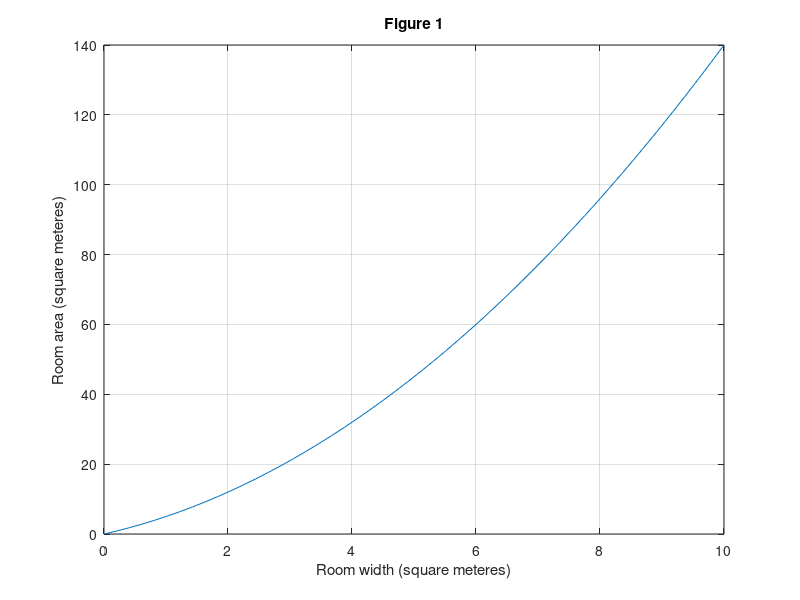
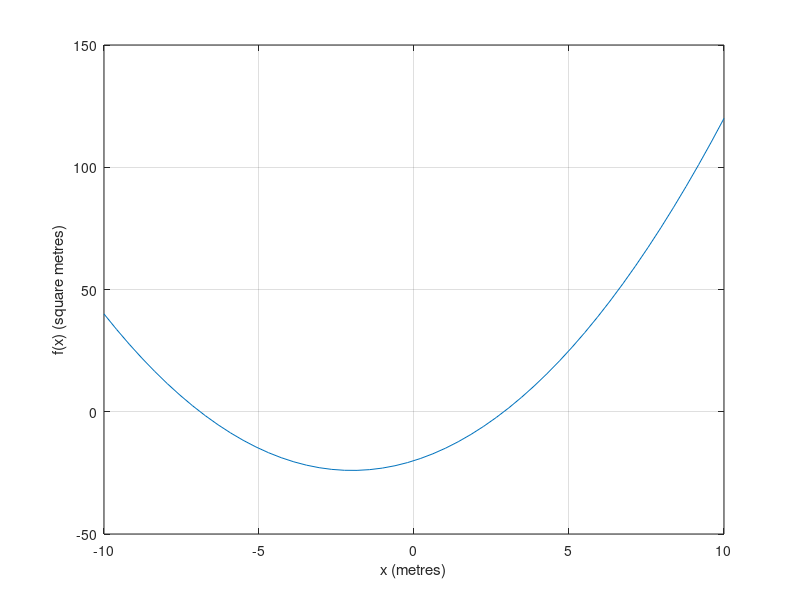
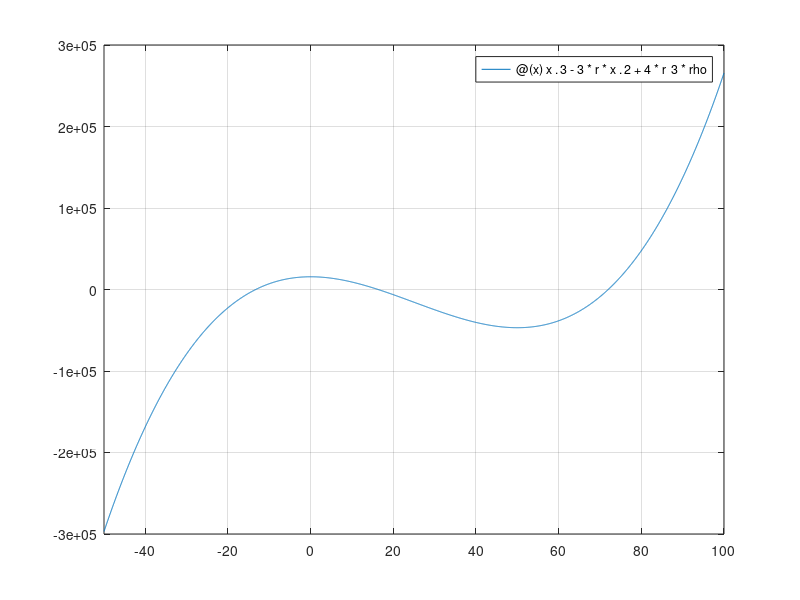
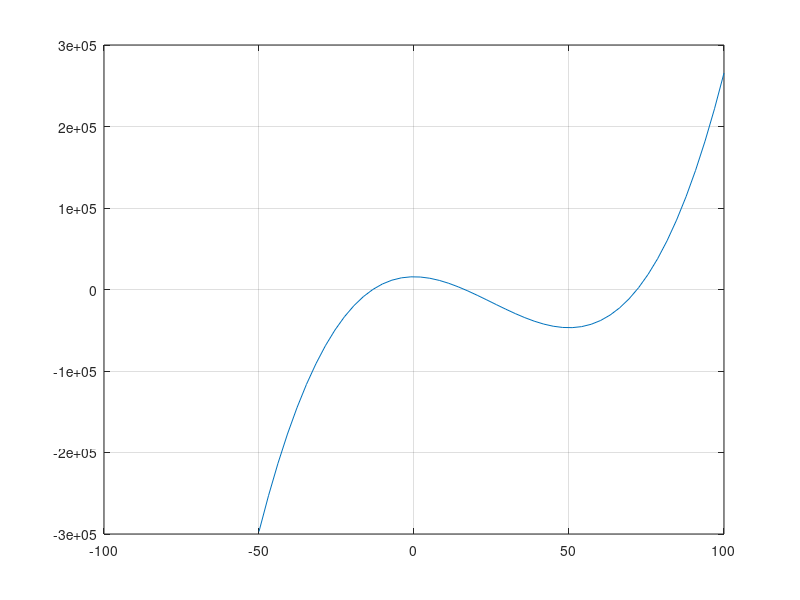

Source code (MATLAB) for these figures, in order:
% Room length finding problem:A room is 4m longer than it is wide. 
% The area of the room is 20m2 What is the width of the room? 

a = 1;
b = 4;
c = -20;
disc = b^2 - 4 * a * c;

x1 = (-b + sqrt(disc))/ 2 * a;
%%fprintf('The length of the room is %f\n',x1);

% It would also be possible to use the function roots - column vector 
x2 = roots([ a b c]);

% Once could also use fzero 
f = @(x) x^2 + 4*x - 20;
x3 = fzero(f,2);
%%fprintf('%f\n',x3);

% plotting room vs width 
figure(1); 
width = linspace(0,10,50);
area = width .* (width + 4);
plot (width,area);
xlabel ('Room width (square meteres)');
ylabel ('Room area (square meteres)');
grid on;
title('Figure 1');

% Plotting to find the roots 

f2 = @(x) a*x.^2 + b*x + c; 
% redefine using dot version of exponentiation 

figure(2);
x = linspace(-10,10,50);
y = f2(x);
plot(x,y);  
xlabel ('x (metres)');
ylabel ('f(x) (square metres)');
grid on; 

% Problem #2: A 50mm diameter cork ball (specific gravity = ? = 0.25) 
% is floating in water. How deep will the ball float?

D = 50;
r = D/2;
rho = 0.25; 
fball = @(x) x.^3 - 3*r*x.^2 + 4*r^3*rho;
depth = fzero(fball,[0 D]);
fprintf('The depth is %f\n',depth);

% Could also do it a diffent way to find roots 
p = [ 1 (-3 * r) 0 (4 * r ^3 * rho)];
ballroot = roots(p);
fprintf('%f\n',ballroot);

% 1st way to plot this function:

figure (3);
fplot (fball, [-D (2 * D)]); 
grid on;

% Or you could do it like this 

figure(4);
x = linspace (-D, 2 * D, 50);
y =  polyval (p, x);
plot (x,y);
grid on;






